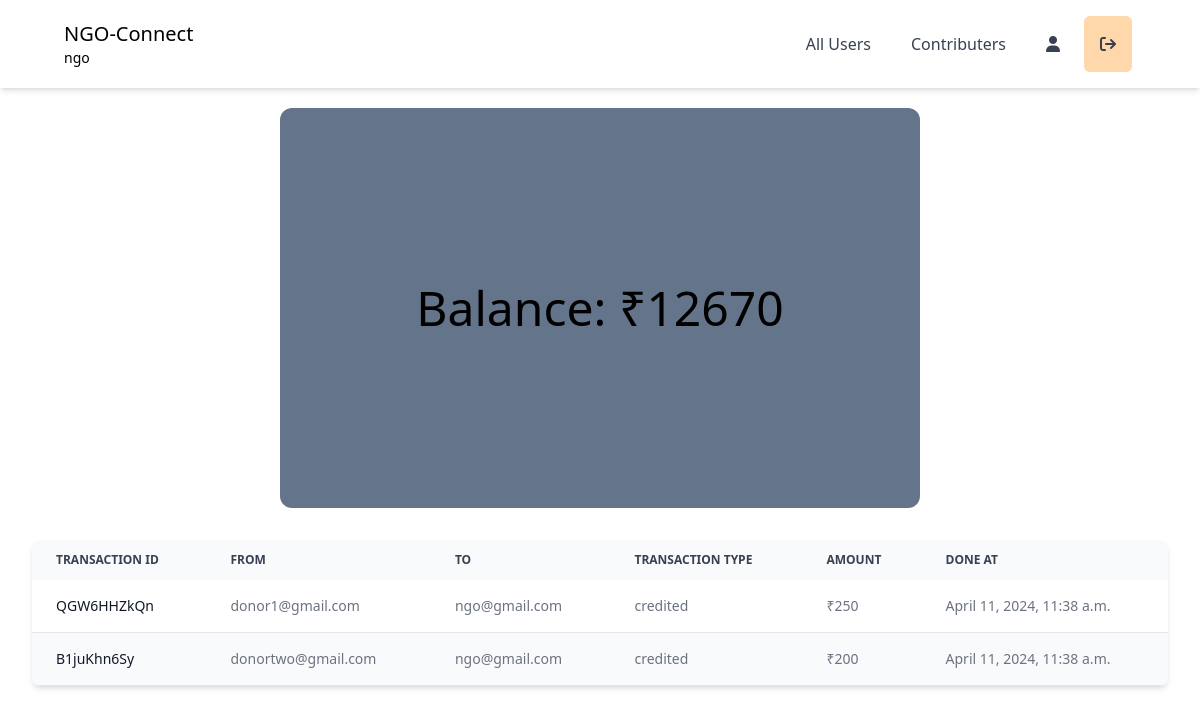
Page /ngo/ngo_balance_sheet (signed in) on the earlier database version.
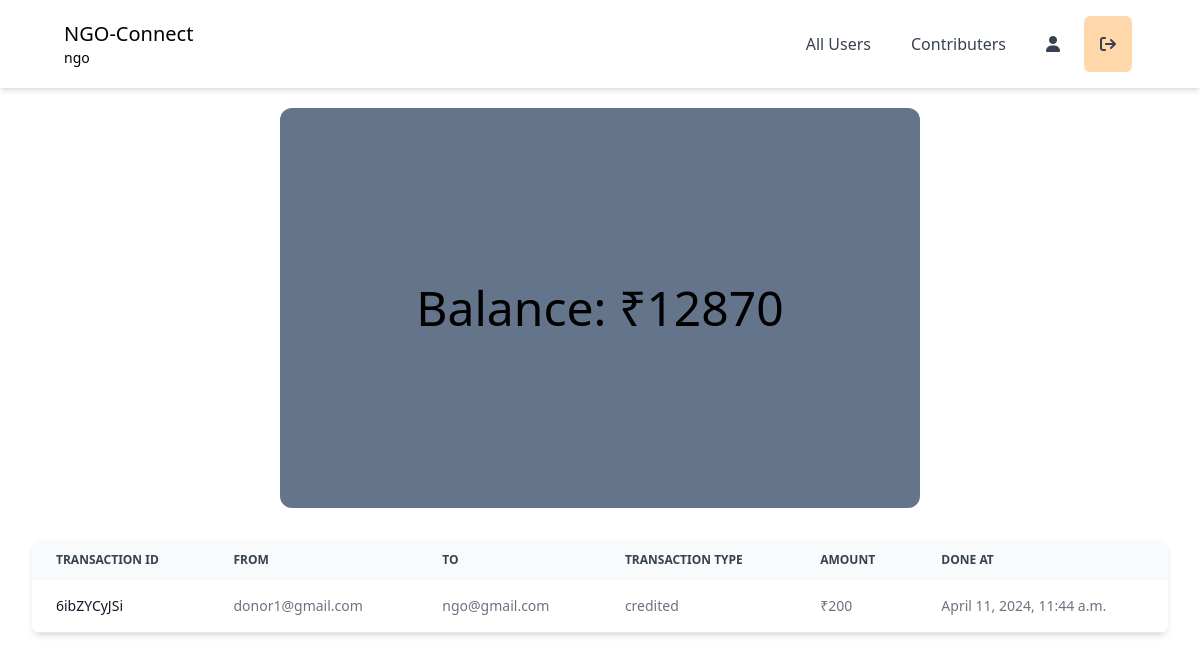
Same page on the later database version.
### ngo/models.py (models this page shows)
class NgoBank(models.Model):
    user = models.OneToOneField(User, on_delete=models.CASCADE)
    current_balance = models.IntegerField(null=True)

class NgoBankTransactions(models.Model):
    from_user = models.ForeignKey(User, on_delete=models.CASCADE, related_name='sent', null=True)
    to_user = models.ForeignKey(User, on_delete=models.CASCADE, related_name='received', null=True)
    amount = models.IntegerField(null=True)
    transaction_id = models.CharField(max_length=10, null=True)
    transaction_type = models.CharField(max_length=8, choices=(('credited', 'credited'), ('debited', 'debited')), null=True)
    done_at = models.DateTimeField(auto_now=True,blank=True, null=True)

### ngo/views.py (the view)
# urls.py: path('ngo_balance_sheet', views.ngo_balance_sheet, name="ngo_balance_sheet"),
def ngo_balance_sheet(request):
    profile=request.user
    try:
        bank = NgoBank.objects.get(user=request.user)
    except NgoBank.DoesNotExist:
        bank = NgoBank(user=request.user)
    transactions = NgoBankTransactions.objects.filter(
        Q(from_user=request.user) | Q(to_user=request.user)
    ).order_by('-done_at')
    context = {
        'user': profile,
        'bank': bank,
        'transactions': transactions,
    }
    return render(request, 'ngo_balance_sheet.html', context)

### ngo/templates/ngo_balance_sheet.html (shortened to what this page needs)
<!DOCTYPE html>
<html lang="en">
<head>
    <script src="https://cdn.tailwindcss.com"></script>
    <link rel="stylesheet" href="https://cdnjs.cloudflare.com/ajax/libs/font-awesome/6.1.1/css/all.min.css" />
</head>
<body>
    <header
    class="lg:px-16 px-4 bg-white flex flex-wrap items-center py-4 shadow-md"
>
    <div class="flex-1 flex justify-between items-center">
      <a href="#" class="text-xl">NGO-Connect <p class="text-sm">{{ user.first_name }}</p></a>
    </div>
    <div class="hidden lg:flex lg:items-center lg:w-auto w-full" id="menu">
        <nav>
            <ul class="lg:flex items-center justify-between text-base text-gray-700 pt-4 lg:pt-0">
                <li><a class="lg:p-4 py-3 rounded-md px-0 mx-1 block hover:bg-blue-300" href="/ngo/ngo_all_users">All Users</a></li>
                <li><a class="lg:p-4 py-3 rounded-md px-0 mx-1 block hover:bg-blue-300" href="/ngo/ngo_donor_users">Contributers</a></li>
                <li><a class="lg:p-4 py-3 rounded-md px-0 mx-1 block hover:bg-blue-300" href="/ngo/ngo_profile_page"><i class="fa fa-user" aria-hidden="true"></i></a></li>
                <li><a class="lg:p-4 py-3 rounded-md bg-orange-200 px-0 mx-1 block hover:bg-red-500" href="/logout"><i class="fa fa-sign-out" aria-hidden="true"></i></a></li>
            </ul>
        </nav>
    </div>
</header>
<section class="m-1 flex justify-center items-center" id="balance">
    <div class="flex justify-center items-center text-center h-full w-full my-4 py-4 bg-slate-500 rounded-xl" style="height: 50vh; width: 80vh;">
        <h1 class="text-5xl">Balance: ₹{{bank.current_balance}}</h1>
    </div>
</section>
<section id="transactions" class="m-4 px-4">
    {% if transactions %}
    <div class="relative overflow-x-auto shadow-md sm:rounded-lg">
        <table class="w-full text-sm text-left rtl:text-right text-gray-500 dark:text-gray-400">
            <thead class="text-xs text-gray-700 uppercase bg-gray-50 dark:bg-gray-700 dark:text-gray-400">
                <tr>
                    <th scope="col" class="px-6 py-3">
                        Transaction Id
                    </th>
                    <th scope="col" class="px-6 py-3">
                        From
                    </th>
                    <th scope="col" class="px-6 py-3">
                        To
                    </th>
                    <th scope="col" class="px-6 py-3">
                        Transaction Type
                    </th>
                    <th scope="col" class="px-6 py-3">
                        Amount
                    </th>
                    <th scope="col" class="px-6 py-3">
                        Done At
                    </th>
                </tr>
            </thead>
            <tbody>
                {% for i in transactions %}
                <tr class="odd:bg-white odd:dark:bg-gray-900 even:bg-gray-50 even:dark:bg-gray-800 border-b dark:border-gray-700">
                    <th scope="row" class="px-6 py-4 font-medium text-gray-900 whitespace-nowrap dark:text-white">
                        {{ i.transaction_id }}
                    </th>
                    <td class="px-6 py-4">
                        {{ i.from_user }}
                    </td>
                    <td class="px-6 py-4">
                        {{ i.to_user }}
                    </td>
                    <td class="px-6 py-4">
                        {{ i.transaction_type }}
                    </td>
                    <td class="px-6 py-4">
                        ₹{{ i.amount }}
                    </td>
                    <td class="px-6 py-4">
                        {{ i.done_at }}
                    </td>
                </tr>
                {% endfor %}
            </tbody>
        </table>
    </div>
    {% endif %}
</section>
</body>
</html>

Differences in the rows shown:
removed NgoBankTransactions: transaction_id "QGW6HHZkQn", from_user "donor1@gmail.com", to_user "ngo@gmail.com", transaction_type "credited", amount "250", done_at "April 11, 2024, 11:38 a.m."
removed NgoBankTransactions: transaction_id "B1juKhn6Sy", from_user "donortwo@gmail.com", to_user "ngo@gmail.com", transaction_type "credited", amount "200", done_at "April 11, 2024, 11:38 a.m."
changed NgoBank: current_balance "12670" → "12870"
added NgoBankTransactions: transaction_id "6ibZYCyJSi", from_user "donor1@gmail.com", to_user "ngo@gmail.com", transaction_type "credited", amount "200", done_at "April 11, 2024, 11:44 a.m."
